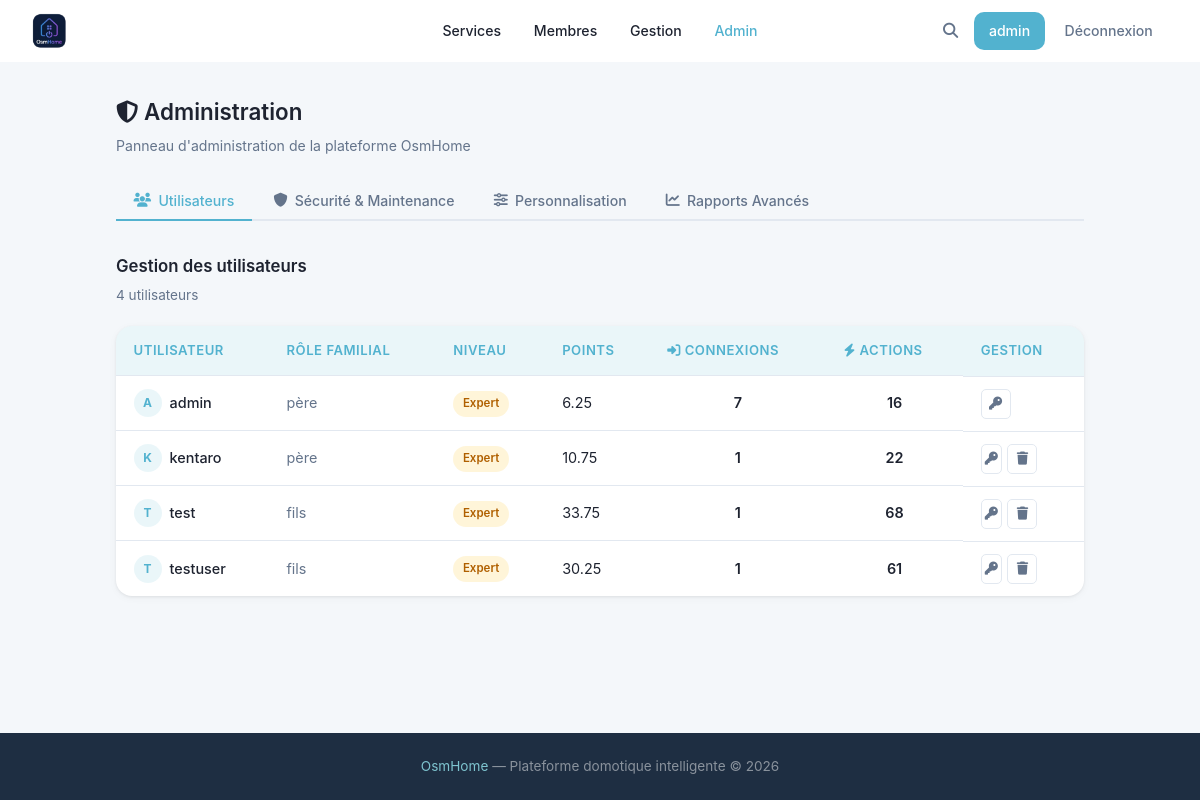
Before: /admin (signed in) with the older database file.
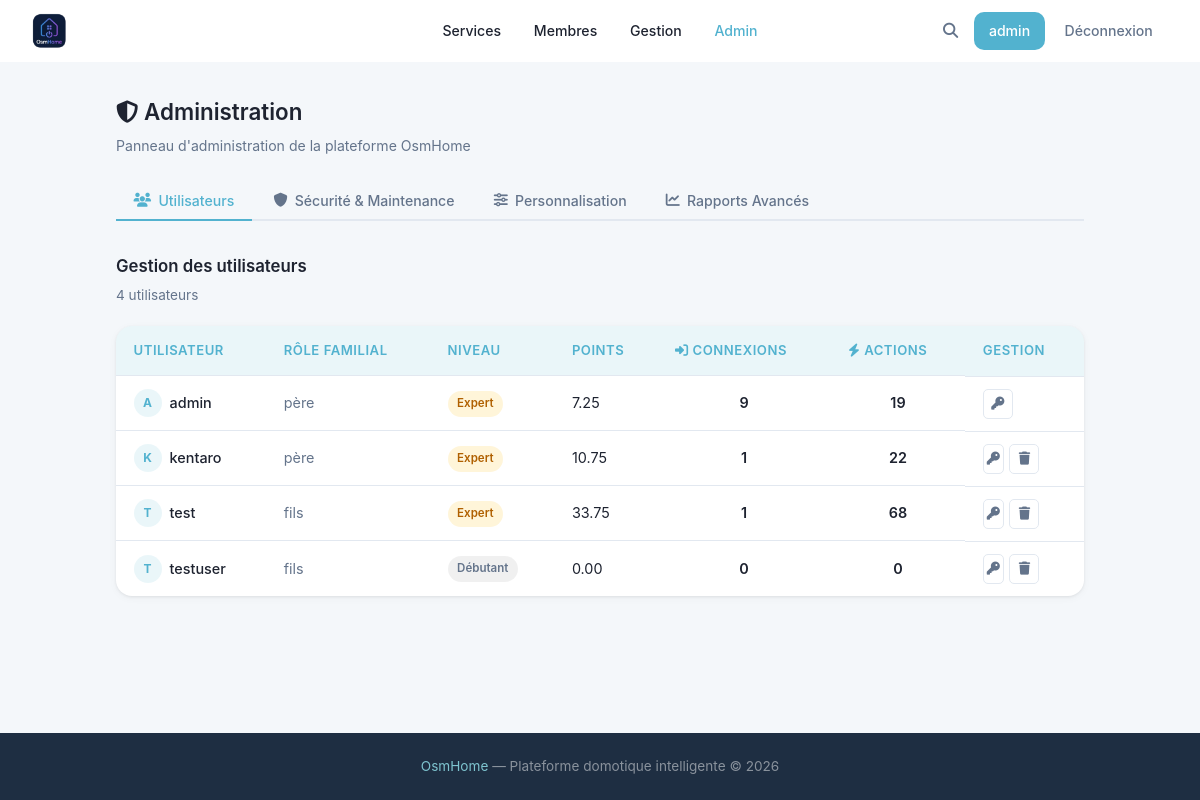
After: the same page with the newer database file.
### tables this page shows
CREATE TABLE users (
            id INTEGER PRIMARY KEY AUTOINCREMENT,
            username TEXT UNIQUE NOT NULL,
            password TEXT NOT NULL,
            lastname TEXT,
            firstname TEXT,
            age INTEGER,
            gender TEXT,
            birthdate TEXT,
            member_type TEXT,
            photo TEXT,
            level TEXT DEFAULT 'debutant',
            points REAL DEFAULT 0,
            email TEXT,
            email_verified INTEGER DEFAULT 0,
            role TEXT DEFAULT 'simple'
        , actions INTEGER DEFAULT 0, verification_token TEXT);

### main.py (the view)
@app.route('/admin')
def admin():
    if not _is_admin():
        flask.abort(403)
    stats        = utils.getAdminStats()
    pending_users = utils.getPendingUsers()
    reg_mode     = utils.getSetting('registration_mode', 'email')
    full_stats   = utils.getAdminFullStats()
    active_tab   = flask.request.args.get('tab', 'utilisateurs')
    saved        = flask.request.args.get('saved') == '1'
    return flask.render_template('admin.html',
        user=flask.session.get('username'),
        stats=stats,
        pending_users=pending_users,
        reg_mode=reg_mode,
        full_stats=full_stats,
        active_tab=active_tab,
        saved=saved,
    )

### main.py (called while the page is built)
@app.template_filter('level_label')
def level_label_filter(key: str) -> str:
    return _LEVEL_LABELS.get(key, key.capitalize())

def _is_admin() -> bool:
    if 'username' not in flask.session:
        return False
    u = utils.getUser(flask.session['username'])
    return bool(u and u['role'] == 'admin')

@app.context_processor
def inject_types():
    try:
        types = utils.getTypes()
    except Exception:
        types = []
    is_admin = False
    user_level = None
    if flask.session.get('username'):
        u = utils.getUser(flask.session['username'])
        is_admin = bool(u and u['role'] == 'admin')
        user_level = u['level'] if u else None
    return {'types': types, 'is_admin': is_admin, 'user_level': user_level}

### utils.py (called while the page is built)
def openDB() -> sqlite3.Connection:
    if 'db' not in flask.g:
        flask.g.db = sqlite3.connect(BASE)
        flask.g.db.row_factory = sqlite3.Row
    return flask.g.db

def closeDB(_ = None):
    db = flask.g.pop("db", None)
    if db is not None:
        db.close()

def getUser(username: str):
    db = openDB()
    return db.execute(
        'SELECT * FROM users WHERE username = ?',
        (username,)
    ).fetchone()

def getTypes() -> list:
    db = openDB()
    rows = db.execute('SELECT DISTINCT type FROM devices ORDER BY type').fetchall()
    return [row['type'] for row in rows]

def getAdminStats() -> list:
    db = openDB()
    return db.execute('''
        SELECT u.username, u.member_type, u.level, u.points, u.actions,
               COUNT(c.id) AS connection_count
        FROM users u
        LEFT JOIN connection_history c ON c.user_id = u.id
        GROUP BY u.id
        ORDER BY connection_count DESC
    ''').fetchall()

def getSetting(key: str, default: str = '') -> str:
    db = openDB()
    row = db.execute('SELECT value FROM settings WHERE key = ?', (key,)).fetchone()
    return row['value'] if row else default

def getPendingUsers() -> list:
    db = openDB()
    return db.execute(
        'SELECT username, email, lastname, firstname, member_type FROM users WHERE email_verified = 0 ORDER BY id DESC'
    ).fetchall()

### templates/admin.html (shortened to what this page needs)
{% extends 'base.html' %}
{% block extra_css %}
<link rel="stylesheet" href="{{ url_for('static', filename='css/members.css') }}">
<link rel="stylesheet" href="{{ url_for('static', filename='css/gestion.css') }}">
<link rel="stylesheet" href="{{ url_for('static', filename='css/admin.css') }}">
{% endblock %}
{% block content %}
<div class="admin-page">
    <div class="admin-hero">
        <div>
            <h2><i class="fa-solid fa-shield-halved"></i> Administration</h2>
            <p>Panneau d'administration de la plateforme OsmHome</p>
        </div>
    </div>
    <div class="admin-tabs">
        <button class="admin-tab {% if active_tab == 'utilisateurs' %}active{% endif %}" data-tab="utilisateurs">
            <i class="fa-solid fa-users"></i> Utilisateurs
        </button>
        <button class="admin-tab {% if active_tab == 'securite' %}active{% endif %}" data-tab="securite">
            <i class="fa-solid fa-shield"></i> Sécurité &amp; Maintenance
        </button>
        <button class="admin-tab {% if active_tab == 'personnalisation' %}active{% endif %}" data-tab="personnalisation">
            <i class="fa-solid fa-sliders"></i> Personnalisation
        </button>
        <button class="admin-tab {% if active_tab == 'rapports' %}active{% endif %}" data-tab="rapports">
            <i class="fa-solid fa-chart-line"></i> Rapports Avancés
        </button>
    </div>
    <div class="admin-tab-content {% if active_tab == 'utilisateurs' %}active{% endif %}" id="tab-utilisateurs">
        <div class="admin-section-header">
            <h3>Gestion des utilisateurs</h3>
            <p>{{ stats | length }} utilisateur{{ 's' if stats | length > 1 }}</p>
        </div>
        <div class="admin-table-wrap">
            <table class="admin-table">
                <thead>
                    <tr>
                        <th>Utilisateur</th>
                        <th>Rôle familial</th>
                        <th>Niveau</th>
                        <th>Points</th>
                        <th><i class="fa-solid fa-right-to-bracket"></i> Connexions</th>
                        <th><i class="fa-solid fa-bolt"></i> Actions</th>
                        <th>Gestion</th>
                    </tr>
                </thead>
                <tbody>
                    {% for s in stats %}
                    <tr>
                        <td>
                            <a href="/member/{{ s['username'] }}" class="admin-user-link">
                                <span class="member-avatar small">{{ s['username'][0] | upper }}</span>
                                {{ s['username'] }}
                            </a>
                        </td>
                        <td class="text-muted">{{ s['member_type'] or '—' }}</td>
                        <td><span class="level-badge level-{{ s['level'] }}">{{ s['level'] | level_label }}</span></td>
                        <td>{{ "%.2f"|format(s['points']) }}</td>
                        <td class="stat-num">{{ s['connection_count'] }}</td>
                        <td class="stat-num">{{ s['actions'] or 0 }}</td>
                        <td class="admin-actions">
                            <button class="btn-action btn-action--edit"
                                    onclick="openResetModal('{{ s['username'] }}')"
                                    title="Réinitialiser le mot de passe">
                                <i class="fa-solid fa-key"></i>
                            </button>
                            {% if s['username'] != user %}
                            <form action="/admin/delete/{{ s.username }}" method="post" style="display:inline"
                                  onsubmit="return confirm('Supprimer définitivement « {{ s.username }} » ?')">
                                <button class="btn-action btn-action--delete" title="Supprimer l'utilisateur">
                                    <i class="fa-solid fa-trash"></i>
                                </button>
                            </form>
                            {% endif %}
                        </td>
                    </tr>
                    {% endfor %}
                </tbody>
            </table>
        </div>
    </div>
                        {% set total_dev = full_stats.device_status.get('actif', 0) + full_stats.device_status.get('inactif', 0) %}
</div>
{% endblock %}

### templates/base.html (shortened to what this page needs)
<!DOCTYPE html>
<html lang="en">
<head>
    <link rel="stylesheet" href="{{ url_for('static', filename='css/style.css') }}">
    <link rel="stylesheet" href="https://cdnjs.cloudflare.com/ajax/libs/font-awesome/6.5.2/css/all.min.css">
    {% block extra_css %}{% endblock %}
</head>
<body>
    <header>
        <a href="{{ '/dashboard' if user else '/' }}" class="logo">
            <img src="{{ url_for('static', filename='images/logo.png') }}" alt="OsmHome" class="logo-img">
        </a>
        <nav class="header-nav">
            {% if user %}
                <a href="/services" class="btn-members">Services</a>
                <a href="/members" class="btn-members">Membres</a>
                {% if user_level in ('avance', 'expert') %}<a href="/gestion" class="btn-members">Gestion</a>{% endif %}
                {% if is_admin %}<a href="/admin" class="btn-admin">Admin</a>{% endif %}
            {% endif %}
        </nav>
        <div class="header-actions">
            <a href="/search" class="header-search-btn" aria-label="Rechercher">
                <i class="fa-solid fa-magnifying-glass"></i>
            </a>
            {% if user %}
                <a href="/profile" class="btn-profile">{{ user }}</a>
                <a href="/logout" class="btn-logout">Déconnexion</a>
            {% else %}
                <a href="/signup" class="btn-signup">Inscription</a>
                <a href="/login" class="btn-login">Connexion</a>
            {% endif %}
        </div>
    </header>
    <main>{% block content %}{% endblock %}</main>
    <footer>
        <span>OsmHome</span> — Plateforme domotique intelligente &copy; 2026
    </footer>
</body>
</html>

### static/css/style.css (style rules this page uses)
:root { --bg: #f4f7fa; --surface: #ffffff; --dark: #1e2330; --dark-2: #1c2131; --primary: #52B2CF; --primary-hover: #3d9ebc; --primary-light: rgba(82, 178, 207, 0.12); --accent-2: #7EC4CF; --accent-pink: #D4AFB9; --accent-lavender: #D1CFE2; --accent-powder: #9CADCE; --muted: #64748b; --white: #ffffff; --border: #e2e8f0; --shadow: 0 1px 3px rgba(0,0,0,.07), 0 2px 8px rgba(0,0,0,.04); --shadow-md: 0 4px 14px rgba(0,0,0,.09), 0 2px 6px rgba(0,0,0,.05); --radius: 10px; --radius-sm: 5px; --radius-lg: 16px; --danger: #ea4335; }
* { margin: 0; padding: 0; box-sizing: border-box; }
html { min-height: 100%; scroll-behavior: smooth; }
body { min-height: 100vh; display: flex; flex-direction: column; font-family: 'Google Sans', 'Inter', system-ui, -apple-system, BlinkMacSystemFont, 'Segoe UI', Roboto, sans-serif; background: var(--bg); color: var(--dark); line-height: 1.65; }
a { color: inherit; text-decoration: none; }
h1, h2, h3, h4, h5 { color: var(--dark); margin-bottom: 0.5rem; font-weight: 600; }
p { color: var(--muted); margin-bottom: 1rem; }
button, .btn { border: none; cursor: pointer; border-radius: var(--radius); padding: 0.6rem 1rem; font-weight: 500; font-size: 0.9rem; font-family: inherit; transition: background 0.2s, box-shadow 0.2s, transform 0.15s; }
form { width: 100%; }
.text-muted { color: var(--muted) !important; }
.level-badge { display: inline-block; padding: 0.22rem 0.6rem; border-radius: 999px; font-size: 0.72rem; font-weight: 600; white-space: nowrap; }
.level-debutant { background: rgba(0,0,0,0.06); color: var(--muted); }
.level-expert { background: rgba(251,188,4,0.15); color: #b06000; }
header { background: var(--surface); padding: 0 2rem; height: 62px; display: grid; grid-template-columns: 1fr auto 1fr; align-items: center; position: sticky; top: 0; z-index: 100; }
.header-nav { display: flex; align-items: center; justify-content: center; gap: 0.25rem; }
.header-actions { display: flex; align-items: center; justify-content: flex-end; gap: 0.25rem; }
.logo { font-size: 1.4rem; font-weight: 700; color: var(--primary); display: flex; align-items: center; }
.logo-img { height: 36px; object-fit: contain; }
.header-search-btn { width: 38px; height: 38px; border-radius: 50%; display: flex; align-items: center; justify-content: center; color: var(--muted); font-size: 0.95rem; transition: background 0.15s, color 0.15s; flex-shrink: 0; }
.btn-signup, .btn-login, .btn-profile, .btn-logout { display: inline-flex; align-items: center; justify-content: center; padding: 0.48rem 0.95rem; border-radius: var(--radius); font-weight: 500; font-size: 0.88rem; transition: background 0.15s, color 0.15s; white-space: nowrap; }
.btn-signup, .btn-profile { background: var(--primary); color: var(--white); }
.btn-login, .btn-logout { background: transparent; color: var(--muted); }
.btn-members { display: inline-flex; align-items: center; justify-content: center; padding: 0.48rem 0.9rem; border-radius: var(--radius); font-weight: 500; font-size: 0.88rem; transition: background 0.15s, color 0.15s; white-space: nowrap; background: transparent; color: var(--dark); }
.btn-admin { display: inline-flex; align-items: center; padding: 0.48rem 0.9rem; border-radius: var(--radius); font-weight: 500; font-size: 0.88rem; background: transparent; color: var(--primary); transition: background 0.15s; white-space: nowrap; }
main { flex: 1; }
footer { margin-top: 3rem; background: #1e2e42; color: rgba(255,255,255,0.48); text-align: center; padding: 1.4rem; font-size: 0.85rem; }
footer span { color: #7EC4CF; }

### static/css/members.css (style rules this page uses)
.member-avatar { width: 46px; height: 46px; border-radius: 50%; background: rgba(82,178,207,0.15); color: #52B2CF; display: flex; align-items: center; justify-content: center; font-size: 1.1rem; font-weight: 700; flex-shrink: 0; }
.member-avatar.small { width: 28px; height: 28px; min-width: 28px; font-size: 0.75rem; border-radius: 50%; background: var(--primary-light); color: var(--primary); display: inline-flex; align-items: center; justify-content: center; font-weight: 700; }

### static/css/gestion.css (style rules this page uses)
.btn-action { width: 30px; height: 30px; border-radius: var(--radius-sm); border: 1px solid var(--border); background: var(--surface); cursor: pointer; display: inline-flex; align-items: center; justify-content: center; font-size: 0.82rem; transition: background 0.15s, color 0.15s; color: var(--muted); padding: 0; }

Changed rows visible on the page:
removed users: username "T", username "testuser", member_type "fils", level|level_label "Expert", points "30.25", connection_count "1", actions "61"
changed users "admin": points "6.25" → "7.25"; connection_count "7" → "9"; actions "16" → "19"
added users: username "T", username "testuser", member_type "fils", level|level_label "Débutant", points "0.00", connection_count "0", actions "0"
